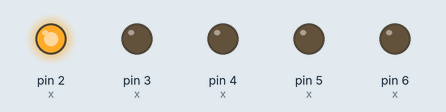
A sketch run on a simulated Arduino Uno, built with avr-gcc and run on an emulated ATmega328P. Shown: output pins drawn as LEDs (lit = HIGH).

Above: at 0.01 s.
At 0.61 s:
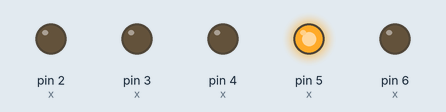
At 1.21 s:
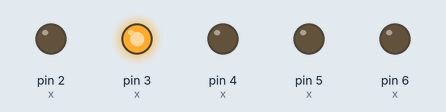
At 2.41 s:
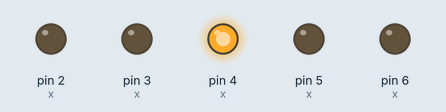
At 3.81 s:
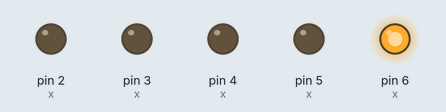
At 5.0 s:
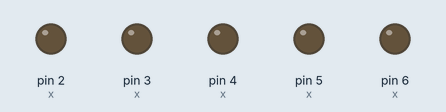
Timing chart, 0 to 6.5 s (numbered marks = the images above):
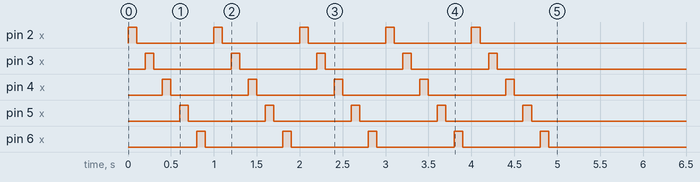

The sketch:

3A_massiv_17.ino
```cpp
int x[5][2] =
{
  {2, 1},
  {3, 0},
  {4, 1},
  {5, 0},
  {6, 1}
};
void setup()
{
  for (int i = 0; i < 5; i++)
  {
    pinMode(x[i][0], x[0][1]);
  }
  for (int i = 0; i < 5; i++)
  {
    for (int i = 0; i < 5; i++)
    {
      digitalWrite(x[i][0], x[0][1]);
      delay(100);
      digitalWrite(x[i][0], x[1][1]);
      delay(100);
    }
  }
}
void loop()
{

}
```
